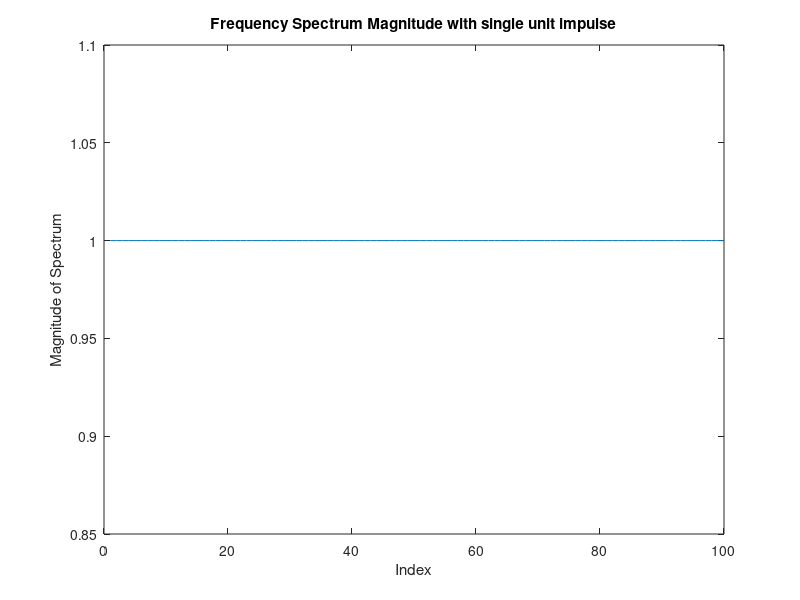
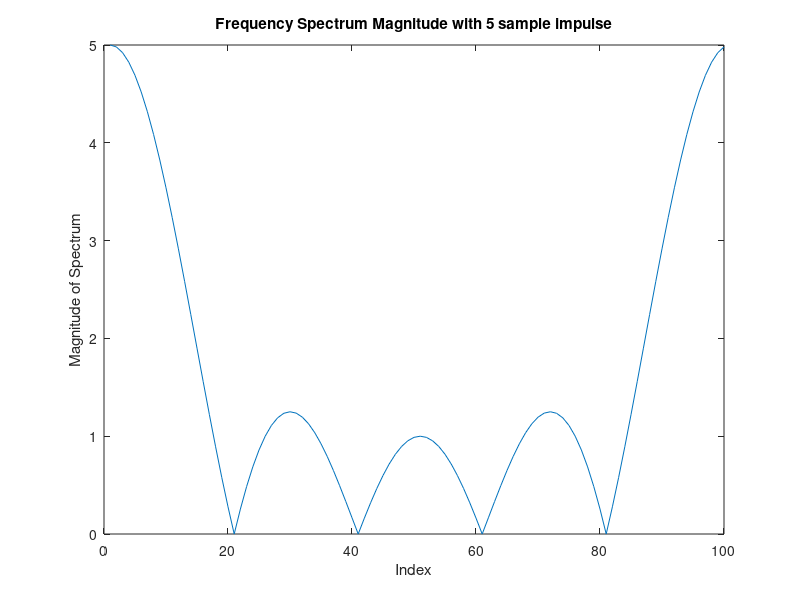
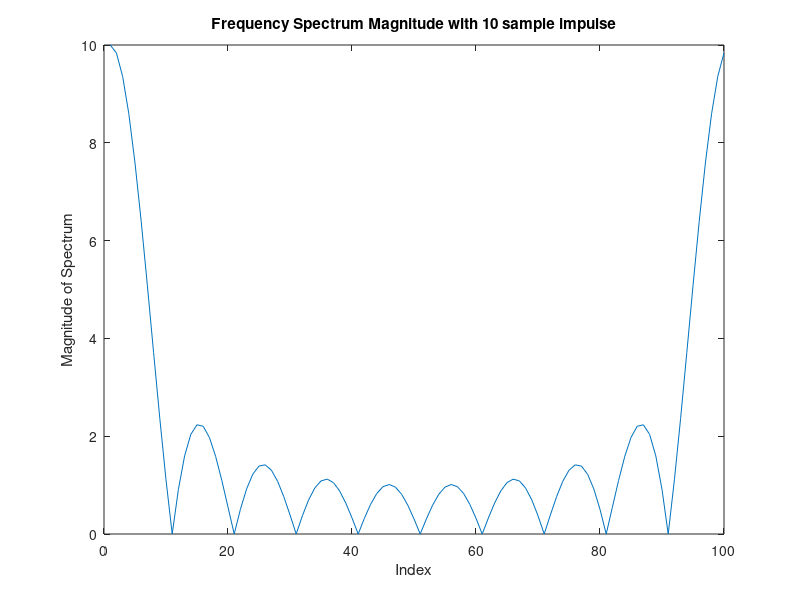

Recreate these plots in MATLAB, in order.
%first part
signal = zeros(1,100);
signal(50) = 1;
signalDFTmag = abs(fft(signal));

figure
plot(signalDFTmag);
xlabel('Index');
ylabel('Magnitude of Spectrum');
title('Frequency Spectrum Magnitude with single unit impulse');

%5 sample long spectrum magnitude
signal_5 = ones(1,5);
signal(48:52) = signal_5;
signalDFTmag_5 = abs(fft(signal));

figure
plot(signalDFTmag_5);
xlabel('Index');
ylabel('Magnitude of Spectrum');
title('Frequency Spectrum Magnitude with 5 sample impulse');

%10 sample long spectrum magnitude
signal_10 = ones(1,10);
signal(45:54) = signal_10;
signalDFTmag_10 = abs(fft(signal));

figure
plot(signalDFTmag_10);
xlabel('Index');
ylabel('Magnitude of Spectrum');
title('Frequency Spectrum Magnitude with 10 sample impulse');
